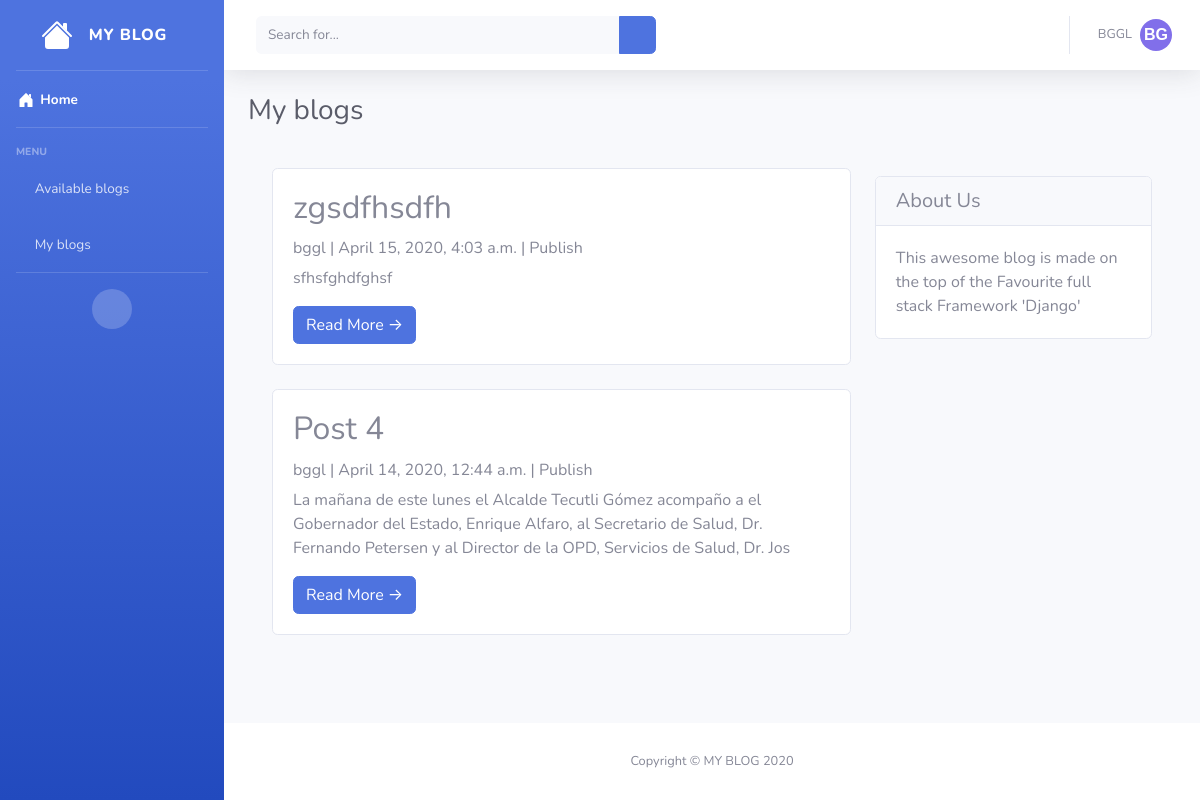
The app's page /my_blogs (signed in) with its own data.
### uni/models.py (models this page shows, shortened)
class Post(models.Model):
    title = models.CharField(max_length=200, unique=True)
    slug = models.SlugField(max_length=200, unique=True)
    author = models.ForeignKey(User, on_delete= models.CASCADE,related_name='blog_posts')
    updated_on = models.DateTimeField(auto_now= True)
    content = models.TextField()
    created_on = models.DateTimeField(auto_now_add=True)
    status = models.IntegerField(choices=STATUS, default=0)
    class Meta:
        ordering = ['-created_on']

### uni/views.py (the view)
# urls.py: path("my_blogs", views.my_blogs, name="my_blogs"),
def my_blogs(request):
    if not request.user.is_authenticated:
        return render(request, "login.html", {"message": None})
    template_name='my_blogs.html'
    userID=request.user.id
    post=Post.objects.filter(author=userID).order_by('-created_on')
    return render(request, template_name, {"post": post})

### uni/templates/my_blogs.html (shortened to what this page needs)
{% extends 'base2.html' %}
{% block body %}
	<div class="d-sm-flex align-items-center justify-content-between mb-4">
        <h1 class="h3 mb-0 text-gray-800">My blogs</h1>
    </div>
	<div class="container">
	    <div class="row">
	        <div class="col-md-8 mt-3 left">
	            {% for post in post %}
	            <div class="card mb-4">
	                <div class="card-body">
	                    <h2 class="card-title">{{ post.title }}</h2>
	                    <p class="card-text text-muted h6">{{ post.author }} | {{ post.created_on}} | {% if post.status %}Publish{% else %}Draft{% endif %}</p>
	                    <p class="card-text">{{post.content|slice:":200" }}</p>
	                    <a href="{% url 'mypost_detail' post.slug  %}" class="btn btn-primary">Read More &rarr;</a>
	                </div>
	            </div>
	            {% endfor %}
	        </div>
	        {% block sidebar %}
	        	{% include 'sidebar.html' %}
	        {% endblock sidebar %}
	    </div>
	</div>
{% endblock %}

### uni/templates/base2.html (shortened to what this page needs)
{% load static %}
<!DOCTYPE html>
<html lang="en">
<head>
    <link href="{% static 'vendor/fontawesome-free/css/all.css' %}" rel="stylesheet" type="text/css">
    <link href="{% static 'sb-admin-2.css' %}" rel="stylesheet">
    <link href="{% static 'style.css' %}" rel="stylesheet">
</head>
<body id="page-top">
    <div id="wrapper">
        <ul class="navbar-nav bg-gradient-primary sidebar sidebar-dark accordion" id="accordionSidebar">
            <a class="sidebar-brand d-flex align-items-center justify-content-center" href="{% url 'index' %}">
                <div class="sidebar-brand-icon">
                </div>
                <div class="sidebar-brand-text mx-3">MY BLOG</div>
            </a>
            <hr class="sidebar-divider my-0">
            <li class="nav-item active">
                <a class="nav-link" href="{% url 'index' %}">
                    <span>Home</span>
                </a>
            </li>
            <hr class="sidebar-divider">
            <div class="sidebar-heading">
                Menu
            </div>
            <li class="nav-item">
                <a class="nav-link" href="{% url 'available_blogs' %}">
                    <i class="fas fa-blog"></i>
                    <span>Available blogs</span>
                </a>
            </li>
            <li class="nav-item">
                <a class="nav-link" href="{% url 'my_blogs' %}">
                    <i class="fas fa-thumbtack rotate-n-15"></i>
                    <span>My blogs</span>
                </a>
            </li>
            <hr class="sidebar-divider d-none d-md-block">
            <div class="text-center d-none d-md-inline">
                <button class="rounded-circle border-0" id="sidebarToggle"></button>
            </div>
        </ul>
        <div id="content-wrapper" class="d-flex flex-column">
            <div id="content">
                <nav class="navbar navbar-expand navbar-light bg-white topbar mb-4 static-top shadow">
                    <form class="d-none d-sm-inline-block form-inline mr-auto ml-md-3 my-2 my-md-0 mw-100 navbar-search" action="{% url 'search_post' %}" method="POST" name="postEdit" id="postEdit">
                        <div class="input-group">
                            <input name="search" type="text" class="form-control bg-light border-0 small" placeholder="Search for..." aria-label="Search" aria-describedby="basic-addon2">
                            <div class="input-group-append">
                                <button class="btn btn-primary" type="submit">
                                    <i class="fas fa-search fa-sm"></i>
                                </button>
                            </div>
                        </div>
                    </form>
                    <ul class="navbar-nav ml-auto">
                        <li class="nav-item dropdown no-arrow">
                            <a class="nav-link dropdown-toggle" href="#" id="userDropdown" role="button" data-toggle="dropdown" aria-haspopup="true" aria-expanded="false">
                                <span class="mr-2 d-none d-lg-inline text-gray-600 small">{{ user.username|upper }}</span>
                                <div class="circulo">
                                    <h2>{{ user.username|upper|slice:"2" }}</h2>
                                </div>
                            </a>
                        </li>
                    </ul>
                </nav>
                <div class="container-fluid">
                    {% block body %}
                    {% endblock %}
                </div>
            </div>
            <footer class="sticky-footer bg-white">
                <div class="container my-auto">
                    <div class="copyright text-center my-auto">
                        <span>Copyright &copy; MY BLOG 2020</span>
                    </div>
                </div>
            </footer>
        </div>
    </div>
</body>
</html>

### uni/static/style.css (style rules this page uses)
:root { --input-padding-x: 1.5rem; --input-padding-y: .75rem; }
.circulo { width: 2rem; height: 2rem; border-radius: 50%; background: #816fea; display: flex; justify-content: center; align-items: center; text-align: center; margin:0px auto; padding:3% }
.circulo > h2 { margin-top: 8px; font-family: sans-serif; color: white; font-size: 1.0rem; font-weight: bold; }

### records on screen
Post: title "zgsdfhsdfh", author "bggl", created_on "April 15, 2020, 4:03 a.m.", status "Publish", content "sfhsfghdfghsf"
Post: title "Post 4", author "bggl", created_on "April 14, 2020, 12:44 a.m.", status "Publish", content "La mañana de este lunes el Alcalde Tecutli Gómez acompaño a el Gobernador del Estado, Enrique Alfaro, al Secretario de Salud, Dr. Fernando Petersen y al Director de la OPD, Servicios de Salud, Dr. Jos"

### other values on screen
{{ user.username|upper }} "BGGL"
{{ user.username|upper|slice:"2" }} "BG"
